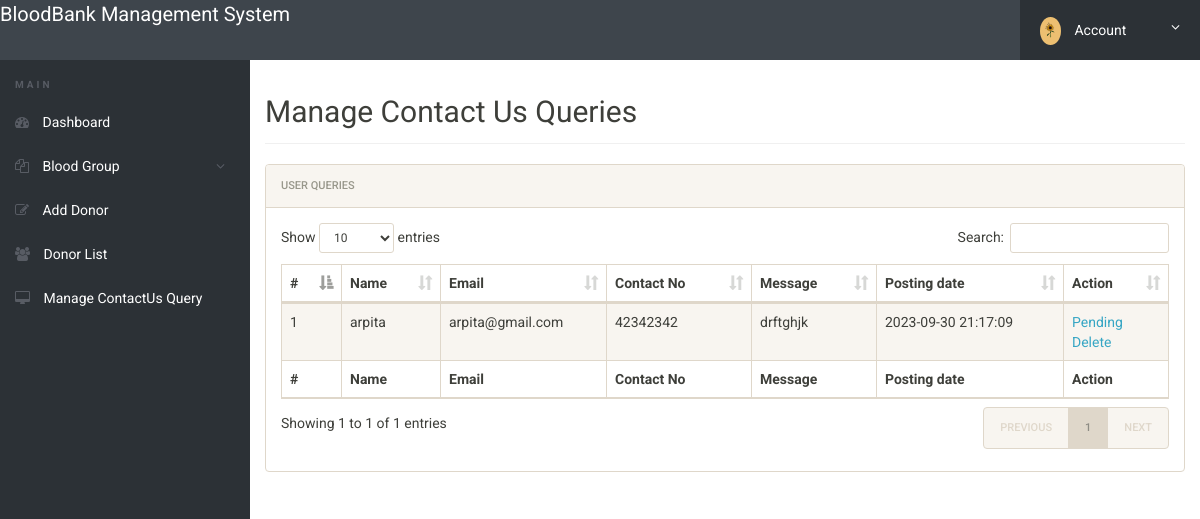
The app's page /bbdms/admin/manage-conactusquery.php (signed in) with its own data.
### tables this page shows
CREATE TABLE `tblcontactusquery` (
  `id` int(11) NOT NULL,
  `name` varchar(100) DEFAULT NULL,
  `EmailId` varchar(120) DEFAULT NULL,
  `ContactNumber` char(11) DEFAULT NULL,
  `Message` longtext DEFAULT NULL,
  `PostingDate` timestamp NOT NULL DEFAULT current_timestamp(),
  `status` int(11) DEFAULT NULL
);

### bbdms/admin/manage-conactusquery.php (the view, shortened to what this page needs)
<?php
include('includes/config.php');
if(strlen($_SESSION['alogin'])==0)
	{
header('location:index.php');
}
else{
 ?>
<!doctype html>
<html lang="en" class="no-js">
<head>
	<link rel="stylesheet" href="css/font-awesome.min.css">
	<link rel="stylesheet" href="css/bootstrap.min.css">
	<link rel="stylesheet" href="css/dataTables.bootstrap.min.css">
	<link rel="stylesheet" href="css/bootstrap-social.css">
	<link rel="stylesheet" href="css/bootstrap-select.css">
	<link rel="stylesheet" href="css/fileinput.min.css">
	<link rel="stylesheet" href="css/awesome-bootstrap-checkbox.css">
	<link rel="stylesheet" href="css/style.css">
</head>
<body>
	<?php include('includes/header.php');?>
	<div class="ts-main-content">
		<?php include('includes/leftbar.php');?>
		<div class="content-wrapper">
			<div class="container-fluid">
				<div class="row">
					<div class="col-md-12">
						<h2 class="page-title">Manage Contact Us Queries</h2>
						<div class="panel panel-default">
							<div class="panel-heading">User queries</div>
							<div class="panel-body">
								<table id="zctb" class="display table table-striped table-bordered table-hover" cellspacing="0" width="100%">
									<thead>
										<tr>
										<th>#</th>
											<th>Name</th>
											<th>Email</th>
											<th>Contact No</th>
											<th>Message</th>
											<th>Posting date</th>
											<th>Action</th>
										</tr>
									</thead>
									<tfoot>
										<tr>
										<th>#</th>
											<th>Name</th>
											<th>Email</th>
											<th>Contact No</th>
											<th>Message</th>
											<th>Posting date</th>
											<th>Action</th>
										</tr>
									</tfoot>
									<tbody>
									<?php $sql = "SELECT * from  tblcontactusquery ";
$query = $dbh -> prepare($sql);
$query->execute();
$results=$query->fetchAll(PDO::FETCH_OBJ);
$cnt=1;
if($query->rowCount() > 0)
{
foreach($results as $result)
{				?>
										<tr>
											<td><?php echo htmlentities($cnt);?></td>
											<td><?php echo htmlentities($result->name);?></td>
											<td><?php echo htmlentities($result->EmailId);?></td>
											<td><?php echo htmlentities($result->ContactNumber);?></td>
											<td><?php echo htmlentities($result->Message);?></td>
											<td><?php echo htmlentities($result->PostingDate);?></td>
																<?php if($result->status==1)
{
	?><td>Read<br />
		<a href="manage-conactusquery.php?del=<?php echo htmlentities($result->id);?>" onclick="return confirm('Do you really want to read')" >Delete</a></td>
<?php } else {?>
<td><a href="manage-conactusquery.php?eid=<?php echo htmlentities($result->id);?>" onclick="return confirm('Do you really want to read')" >Pending</a><br />
	<a href="manage-conactusquery.php?eid=<?php echo htmlentities($result->id);?>" onclick="return confirm('Do you really want to read')" >Delete</a>
</td>
<?php } ?>
										</tr>
										<?php $cnt=$cnt+1; }} ?>
									</tbody>
								</table>
							</div>
						</div>
					</div>
				</div>
			</div>
		</div>
	</div>
</body>
</html>
<?php } ?>

### bbdms/admin/css/style.css (style rules this page uses)
html { font-size: 14px; }
@media only screen and (min-width: 480px) { html { font-size: 17px; } }
@media only screen and (min-width: 768px) { html { font-size: 14px; } }
body { font-size: 1em; }
a { color: #37a6c4; }
.panel { overflow: hidden; }
.page-title { padding-bottom: 15px; margin-bottom: 20px; border-bottom: 1px solid #f0f0f0; }
.ts-main-content .content-wrapper { padding-top: 15px; margin-top: 60px; }
@media only screen and (min-width: 992px) { .ts-main-content .content-wrapper { margin-left: 250px; } }

### records on screen
tblcontactusquery: name "arpita", EmailId "arpita@gmail.com", ContactNumber "42342342", Message "drftghjk", PostingDate "2023-09-30 21:17:09"
